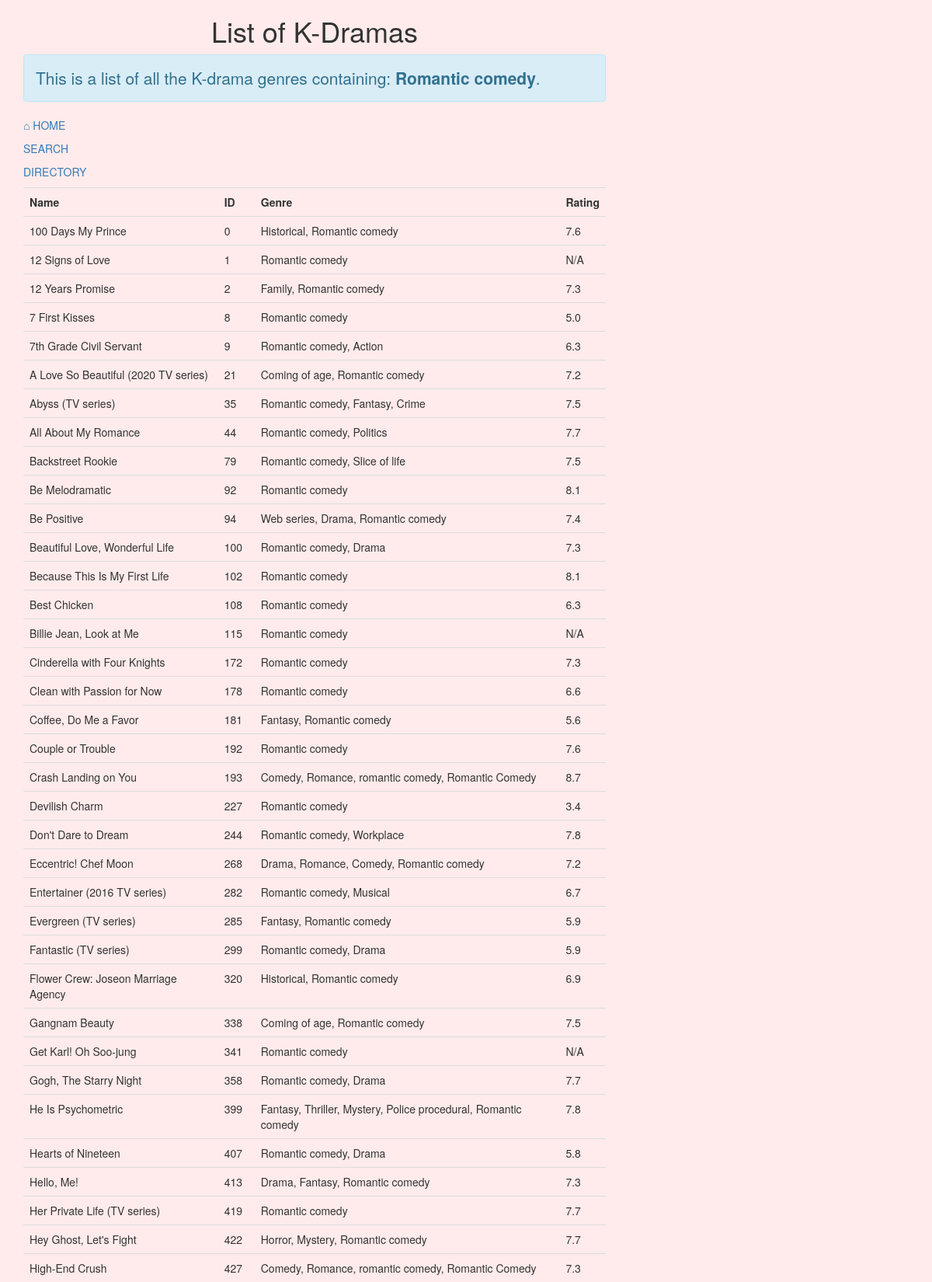
/genre/Romantic comedy/ (upper part), run on the app's committed database.
### kdramas.py (models this page shows)
class Drama(db.Model):
    __tablename__ = 'everything_kdrama_data'
    id = db.Column(db.Integer, primary_key=True)
    name = db.Column(db.Text)
    url = db.Column(db.Text)
    image_url = db.Column(db.Text)
    image_name = db.Column(db.Text)
    genre = db.Column(db.Text)
    starring = db.Column(db.Text)
    num_episodes = db.Column(db.Integer)
    release_year = db.Column(db.Integer)
    plot = db.Column(db.Text)
    rating = db.Column(db.String)

### kdramas.py (the view)
@app.route('/genre/<genre>/')
def searchGenre(genre):
    genres = Drama.query.filter(Drama.genre.like("%" + genre + "%")).all()
    return render_template('genre_list.html', genres=genres, genre=genre)

### templates/genre_list.html (shortened to what this page needs)
{% extends 'bootstrap/base.html' %}
{% block styles %}
{{ super() }}
{% endblock %}
{% block content %}
<div class="container">
  <div class="row pb-5">
    <div class="col-md-10 col-lg-8 mx-lg-auto mx-md-auto">
      <h1 class="pt-5 pb-2 text-center">List of K-Dramas</h1>
      <p class="lead alert alert-info">This is a list of all the K-drama genres containing:
			<strong>{{ genre }}</strong>.</p>
			<p class="ml-4"><a href="{{ url_for('index') }}">⌂ HOME</a></p>
			<p class="ml-4"><a href="{{ url_for('search') }}">SEARCH</a></p>
			<p class="ml-4"><a href="{{ url_for('directory') }}">DIRECTORY</a></p>
		<table class="table">
			<tr>
				<th> Name</th>
        <th> ID </th>
        <th> Genre </th>
        <th> Rating</th>
			</tr>
			{% for genre in genres %}
			<tr>
				<td>{{ genre.name }}</td>
        <td>{{ genre.id }}</td>
        <td>{{ genre.genre }}</td>
        <td>{{ genre.rating }}</td>
			</tr>
			{% endfor %}
		</table>
		</div>
	</div>
</div>
{% endblock %}

### templates/genre_list.html (style rules this page uses)
body { background: #ffebeb; }

### data on the page
Drama: name "100 Days My Prince", id "0", genre "Historical, Romantic comedy", rating "7.6"
Drama: name "12 Signs of Love", id "1", genre "Romantic comedy", rating "N/A"
Drama: name "12 Years Promise", id "2", genre "Family, Romantic comedy", rating "7.3"
Drama: name "7 First Kisses", id "8", genre "Romantic comedy", rating "5.0"
Drama: name "7th Grade Civil Servant", id "9", genre "Romantic comedy, Action", rating "6.3"
Drama: name "A Love So Beautiful (2020 TV series)", id "21", genre "Coming of age, Romantic comedy", rating "7.2"
Drama: name "Abyss (TV series)", id "35", genre "Romantic comedy, Fantasy, Crime", rating "7.5"
Drama: name "All About My Romance", id "44", genre "Romantic comedy, Politics", rating "7.7"
Drama: name "Backstreet Rookie", id "79", genre "Romantic comedy, Slice of life", rating "7.5"
Drama: name "Be Melodramatic", id "92", genre "Romantic comedy", rating "8.1"
Drama: name "Be Positive", id "94", genre "Web series, Drama, Romantic comedy", rating "7.4"
Drama: name "Beautiful Love, Wonderful Life", id "100", genre "Romantic comedy, Drama", rating "7.3"
Drama: name "Because This Is My First Life", id "102", genre "Romantic comedy", rating "8.1"
Drama: name "Best Chicken", id "108", genre "Romantic comedy", rating "6.3"
Drama: name "Billie Jean, Look at Me", id "115", genre "Romantic comedy", rating "N/A"
Drama: name "Cinderella with Four Knights", id "172", genre "Romantic comedy", rating "7.3"
Drama: name "Clean with Passion for Now", id "178", genre "Romantic comedy", rating "6.6"
Drama: name "Coffee, Do Me a Favor", id "181", genre "Fantasy, Romantic comedy", rating "5.6"
Drama: name "Couple or Trouble", id "192", genre "Romantic comedy", rating "7.6"
Drama: name "Crash Landing on You", id "193", genre "Comedy, Romance, romantic comedy, Romantic Comedy", rating "8.7"
Drama: name "Devilish Charm", id "227", genre "Romantic comedy", rating "3.4"
Drama: name "Don't Dare to Dream", id "244", genre "Romantic comedy, Workplace", rating "7.8"
Drama: name "Eccentric! Chef Moon", id "268", genre "Drama, Romance, Comedy, Romantic comedy", rating "7.2"
Drama: name "Entertainer (2016 TV series)", id "282", genre "Romantic comedy, Musical", rating "6.7"
Drama: name "Evergreen (TV series)", id "285", genre "Fantasy, Romantic comedy", rating "5.9"
Drama: name "Fantastic (TV series)", id "299", genre "Romantic comedy, Drama", rating "5.9"
Drama: name "Flower Crew: Joseon Marriage Agency", id "320", genre "Historical, Romantic comedy", rating "6.9"
Drama: name "Gangnam Beauty", id "338", genre "Coming of age, Romantic comedy", rating "7.5"
Drama: name "Get Karl! Oh Soo-jung", id "341", genre "Romantic comedy", rating "N/A"
Drama: name "Gogh, The Starry Night", id "358", genre "Romantic comedy, Drama", rating "7.7"
Drama: name "He Is Psychometric", id "399", genre "Fantasy, Thriller, Mystery, Police procedural, Romantic comedy", rating "7.8"
Drama: name "Hearts of Nineteen", id "407", genre "Romantic comedy, Drama", rating "5.8"
Drama: name "Hello, Me!", id "413", genre "Drama, Fantasy, Romantic comedy", rating "7.3"
Drama: name "Her Private Life (TV series)", id "419", genre "Romantic comedy", rating "7.7"
Drama: name "Hey Ghost, Let's Fight", id "422", genre "Horror, Mystery, Romantic comedy", rating "7.7"
Drama: name "High-End Crush", id "427", genre "Comedy, Romance, romantic comedy, Romantic Comedy", rating "7.3"

### other printed values
{{ genre }} "Romantic comedy"
